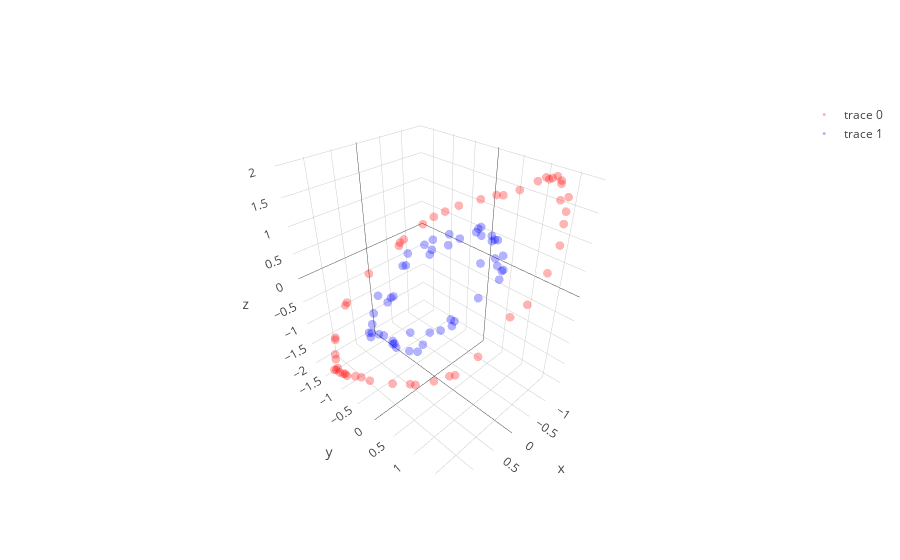

Notebook code cell kept with this figure:
### Code cell
learning_rate = 0.0008; beta1=0.9; beta2=0.9999; adam_e = 1e-8 

l1 = PCA_layer(2,3)
l1b= batch_norm()
l2 = PCA_layer(3,3)
l2b= batch_norm()
l3 = PCA_layer(3,2)

mini_batch_size    = 50
training_iteration = 400

copyX = np.copy(X)
for iter in range(training_iteration):

    copyX = shuffle(copyX)
    for current_batch_index in range(0,len(X),mini_batch_size):
        current_batch = copyX[current_batch_index:current_batch_index+mini_batch_size]
        layer1,layer1_var = l1.feed_non(current_batch)
        layer1bn = l1b.feed(layer1)
        layer2,layer2_var = l2.feed_non(layer1bn)
        layer2bn = l2b.feed(layer2)
        layer3,layer3_var = l3.feed_linear(layer2bn)

        sys.stdout.write("Iter: " + str(iter) + " " + str(layer1_var.mean() + layer2_var.mean() + layer3_var.mean()) + '\r')
        sys.stdout.flush()
        
        grad3 = l3.back_linear()
        grad2bn = l2b.back(grad3)
        grad2 = l2.back_non(grad2bn)
        grad1bn = l1b.back(grad2)
        grad1 = l1.back_non(grad1bn)
   
layer1,layer1_var = l1.feed_non(X)
layer1bn = l1b.feed(layer1)
layer2,layer2_var = l2.feed_non(layer1bn)
layer2bn = l2b.feed(layer2)
layer3,layer3_var = l3.feed_linear(layer2bn)

trace1 = go.Scatter3d(
    x=layer2bn[y==0,0],
    y=layer2bn[y==0,1],
    z=layer2bn[y==0,2],
    mode='markers',
    line=dict(color='red',width=0.5),
    marker=dict(size=3,opacity=0.3)
)
trace2 = go.Scatter3d(
    x=layer2bn[y==1,0],
    y=layer2bn[y==1,1],
    z=layer2bn[y==1,2],
    mode='markers',
    line=dict(color='blue',width=0.5),
    marker=dict(size=3,opacity=0.3)
)
data = [trace1,trace2]
fig  = go.Figure(data=data)
iplot(fig)


plt.figure(figsize=(8,6))
plt.scatter(layer3[y==0, 0], layer3[y==0, 1], color='red', alpha=0.5)
plt.scatter(layer3[y==1, 0], layer3[y==1, 1], color='blue', alpha=0.5)
plt.show()

### Figure 1 — Plotly figure (JSON) as saved in the notebook; plotly's stock layout.template omitted (floating-point values rounded to 4 significant figures)
{"data": [{"line": {"color": "red", "width": 0.5}, "marker": {"opacity": 0.3, "size": 3}, "mode": "markers", "type": "scatter3d", "uid": "886c6d69-f71e-4b1b-95d3-0ba7ad4600af", "x": [1.395, 0.7907, 1.391, 1.336, 0.08337, 1.303, 1.367, -1.079, -1.08, -0.5643, -0.5835, -0.07423, -1.385, -1.318, -1.257, 1.355, 0.6603, -1.387, 1.102, -0.7167, -1.318, -1.232, 1.281, -1.195, 0.7098, 1.108, 1.13, -1.36, -1.33, 1.344, -0.8896, 1.339, -1.243, 1.084, -1.366, -1.158, -1.373, -0.782, 1.2, 1.392, 1.247, 1.387, -1.369, 1.294, -1.358, 1.379, 0.108, 1.381, -1.375, -1.362], "y": [-0.1466, 1.639, -0.594, -1.41, -1.725, 0.7839, -1.171, 1.57, -1.402, 1.728, -1.572, 1.769, 0.9932, -0.6883, -0.975, 0.4214, -1.725, 0.857, 1.402, -1.69, 1.298, 1.493, -1.388, -1.213, -1.711, -1.59, -1.558, 1.196, 1.287, -1.318, 1.672, -1.263, 1.367, 1.493, 1.114, 1.532, 0.5536, -1.651, 1.192, -0.8738, -1.447, -0.4074, 1.059, 0.8964, -0.2165, -1.017, 1.63, -0.9491, 0.1032, 0.2538], "z": [-1.309, 0.03471, -1.535, -1.993, -0.4916, -0.7607, -1.869, 1.358, 0.2808, 0.8165, -0.0759, 0.5357, 1.819, 0.8292, 0.6348, -0.9833, -0.8858, 1.719, -0.2864, -0.1008, 1.826, 1.703, -1.734, 0.4636, -0.9205, -1.418, -1.44, 1.9, 1.867, -1.921, 1.119, -1.84, 1.612, -0.2138, 1.847, 1.515, 1.488, -0.03959, -0.4715, -1.72, -1.67, -1.424, 1.813, -0.6984, 1.091, -1.783, 0.3371, -1.738, 1.264, 1.308]}, {"line": {"color": "blue", "width": 0.5}, "marker": {"opacity": 0.3, "size": 3}, "mode": "markers", "type": "scatter3d", "uid": "8e0562c0-ae7f-496f-aafe-54e3086e9bcd", "x": [0.9789, 0.5719, 0.5283, -0.6483, 0.9453, 0.9825, -0.7385, -0.7701, 0.9633, 0.7727, 0.4896, -0.1517, -0.4121, -0.9453, -0.4993, 0.9515, -0.9696, 0.8913, -1.082, -0.9715, 0.9973, -0.6095, 0.7565, -0.6145, -1.059, -0.4573, 1.013, -0.9846, -0.9127, -0.797, -0.8848, -0.592, -0.5892, 0.8408, 0.3676, -0.6447, 0.9944, -1.013, 0.4501, 0.4072, -0.08895, 0.441, -0.7421, 0.3708, -0.1778, -1.006, 0.6591, 0.9655, 1.032, 0.9806], "y": [0.06177, 0.708, -0.6247, -0.9114, 0.58, -0.5349, 0.6592, -0.8106, -0.002338, 0.2256, -0.9394, -0.9748, -1.12, 0.4108, -0.621, -0.2453, 0.4489, -0.6309, 0.0509, 0.5099, -0.5989, 0.9322, -0.7501, 0.4613, 0.01254, 0.9769, 0.1435, 0.1475, -0.5341, 0.768, -0.2505, -0.6568, 0.9193, 0.5897, 0.729, 0.7829, 0.03715, 0.005981, 0.8314, -0.6033, 0.8782, -0.6297, -0.3945, 0.8088, -0.9176, 0.3529, 0.5594, -0.3634, -0.5053, 0.4274], "z": [-0.6011, -0.1831, -0.3694, 0.1904, -0.4637, -0.7293, 0.5299, 0.2885, -0.5982, -0.3955, -0.407, -0.07926, 0.01373, 0.6699, 0.1628, -0.634, 0.7047, -0.6528, 0.7511, 0.7205, -0.7617, 0.4913, -0.5565, 0.4024, 0.714, 0.4012, -0.619, 0.6576, 0.453, 0.6027, 0.4854, 0.2089, 0.4741, -0.3789, -0.07004, 0.4836, -0.6219, 0.6598, -0.09337, -0.2938, 0.1806, -0.3177, 0.3505, -0.05696, -0.05488, 0.7256, -0.2619, -0.6728, -0.7818, -0.528]}], "layout": {}}
